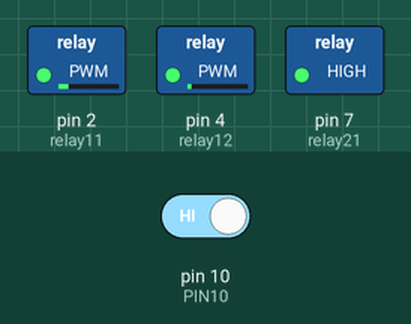
The sketch below on a simulated Arduino Uno, built with avr-gcc and run on an emulated ATmega328P. On the bench: 16×12 character LCD, switched loads named in the sketch (green lamp = pin HIGH). The inputs (shaded band) are chosen by the test bench; at power-on: pin 10 (PIN10) HIGH. The local clock reads 2024-03-15 10:24:30 at power-on unless the sketch sets it.

Above: at 1.6 s.
1.7 s: pin 10 (PIN10) driven LOW
At 2.7 s:
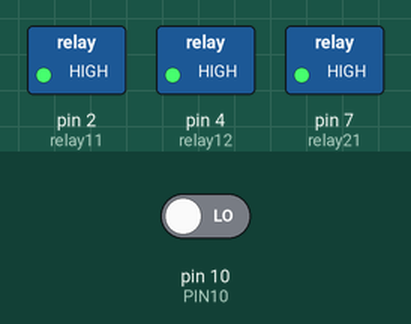
4.7 s: pin 10 (PIN10) driven HIGH
At 4.88 s:
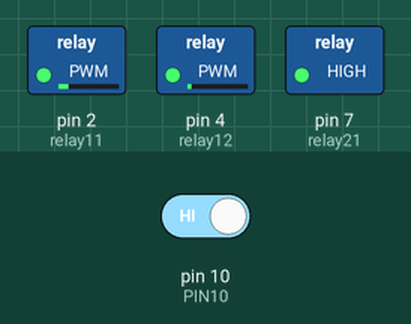
Timing chart, 0 to 12.5 s (numbered marks = the images above; inputs shaded):
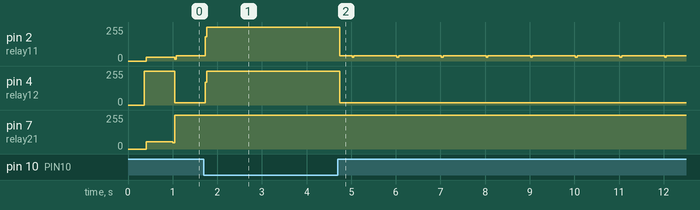

Measured:
- after the input at 4.7 s, pin 2 (relay11): 255/255 → 41/255 at once, then repeats every 1.0 s: 29/255 0.04 s, 41/255 0.96 s; pin 4 (relay12): 255/255 → 16/255 at once

The sketch:

Gas_Boiler_Control.ino
```cpp
#include <Time.h>
#include <TimeLib.h>
#include <Wire.h>
#include <LiquidCrystal_I2C.h>
LiquidCrystal_I2C lcd(0x27, 16, 12);
#include <iarduino_RTC.h>

iarduino_RTC time(RTC_DS3231);

// Создание пинов
const short relay11 = 2;                   // Помпа
const short relay12 = 4;                   // Газовый котёл
const short relay21 = 7;                   // Электро котёл
//const short relay22 = ;
const short PIN10 = 10;

int times;                                 // Переменные которые хранят время

bool pin10 = false;
short index = 0;
short index1 = 0;

void Display(short i);
void disablell();
void Tablet();
void startClock();
void initLCD();
void relay(int i);

void setup()
{
  // Serial.begin(9600);
  initLCD();                               // Инициализация Led
  delay(300);
  time.begin();                            // Инициализация часов реального времени(запуск)
  //time.settime(0, 59, 14, 4, 11, 18, 7);  // Установка времени
  pinMode(PIN10, INPUT);
  pinMode(relay11, OUTPUT);
  pinMode(relay12, OUTPUT);
  pinMode(relay21, OUTPUT);
  disableAll();
}

void loop()
{
  pin10 = digitalRead(PIN10);
  relay(times);                              // Запускаем реле
  startClock();                              // Запускаем часы
}

void startClock()
{
  if(millis() % 1000 == 0)                 // Проверка прошла ли одна секунда
  {
    lcd.setCursor(0, 1);                   // Переводим курсор на первую строку второго ряда
    lcd.print(time.gettime("H:i:s"));      // Получаем и выводим время на экран
    times = ((time.Hours * 60) + time.minutes);
    if (index1 != index){
      Display(index);
      index1 = index;
    }
  }
}

void initLCD()
{
  lcd.init();                             // Инициализация дисплея
  lcd.backlight();                        // Подключение подсветки
}

void disableAll()
{
  digitalWrite(relay21, HIGH);            // Отключить все пины
  digitalWrite(relay11, HIGH);
  digitalWrite(relay12, HIGH);
}

void relay(int i)                         // Управление реле
{
   disableAll();
   if (( pin10 != true)  && (i <= (5*60) && i >= (7*60))){
     index = 0;                                                    // отключено
   }
   if (i >= (5*60) && i <= (7*60)){                                // Ранее утро
     digitalWrite(relay11, LOW);
     digitalWrite(relay21, LOW);
     index = 3;
   }
   if ((i >= (7*60) && i <= (21*60)) && pin10 == true){            // Помпа + Газ
     digitalWrite(relay12, LOW);
     digitalWrite(relay11, LOW);
     index = 2;
   }
   if ((i >= (21*60) || i <= (5*60)) && pin10 == true){            // Помпа + Електро
     digitalWrite(relay11, LOW);
     digitalWrite(relay21, LOW);
     index = 1;
   }
}

void Tablet()
{                                         // Если что-то сломаеться)))
  digitalWrite(relay12, HIGH);
  //Serial.print("yes");
  delay(500);
  digitalWrite(relay12, LOW);
  //Serial.print("no");
  delay(500);
}

void Display(short i)                     // Вывод на экран
{
  lcd.setCursor(0,0);
  lcd.print("           ");
  lcd.setCursor(0,0);
  if (i == 1) lcd.print("EL/Pomp");
  if (i == 2) lcd.print("GAS/Pomp");
  if (i == 3) lcd.print("Morning");
  if (i == 0) lcd.print("ALL OFF");
}
```
